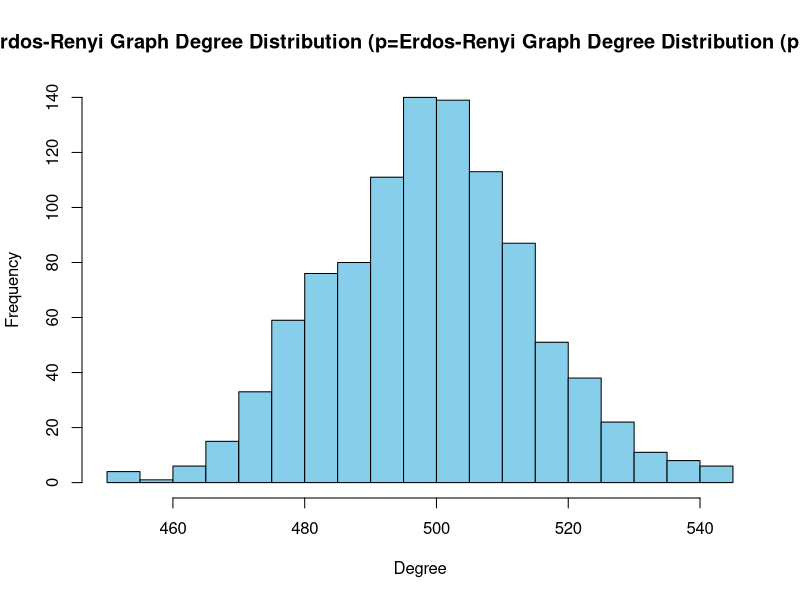
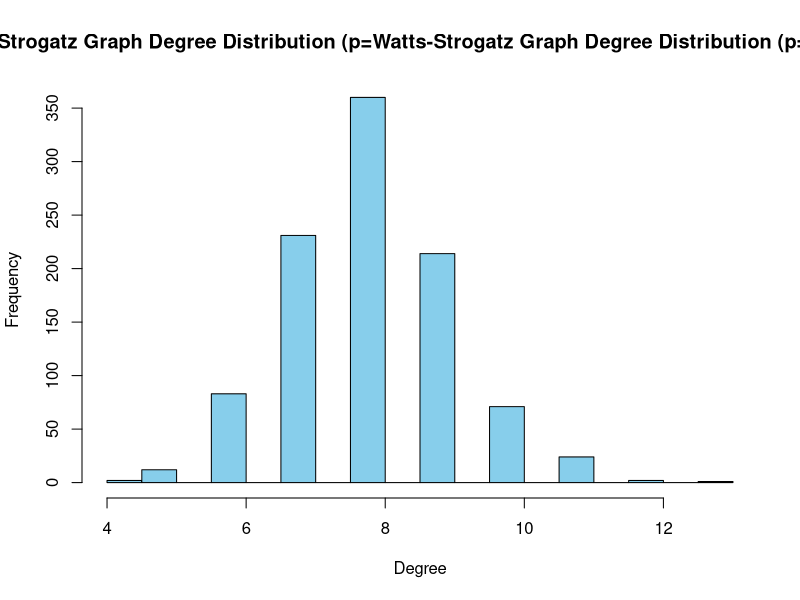
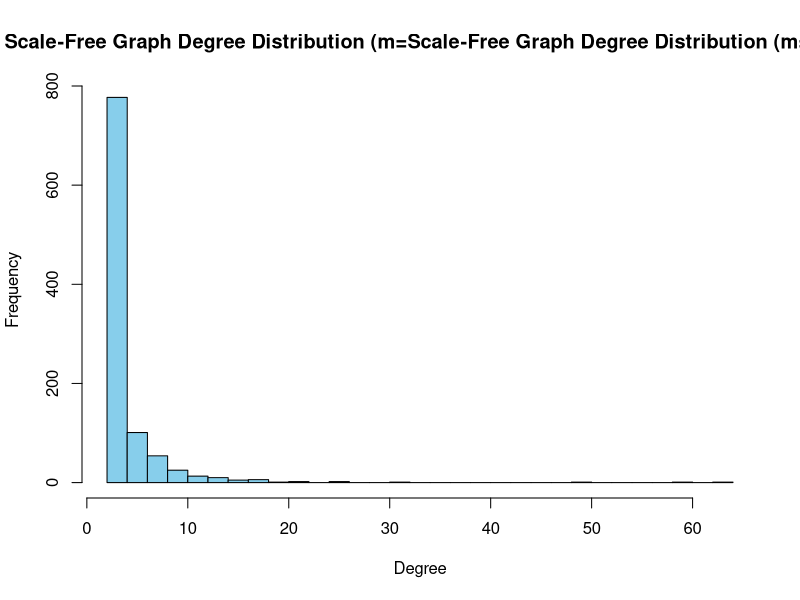
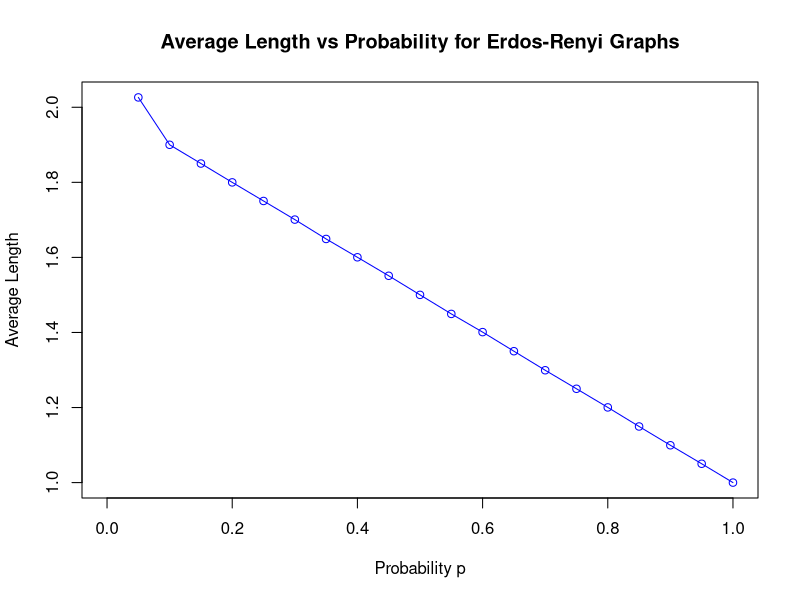
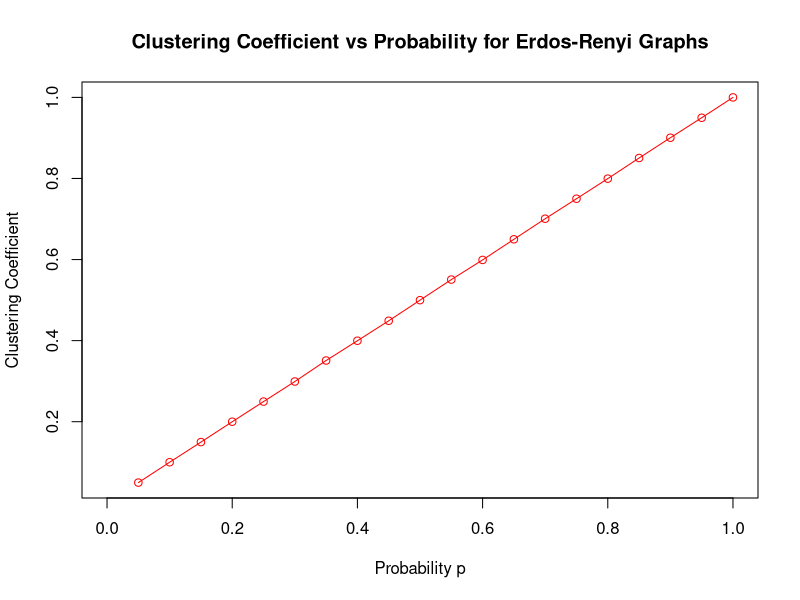

Write the R code that produced these figures, in order.
# R code for generating and analyzing random graphs

# 1. Load necessary libraries
library(igraph)

# 2. Functions to generate graphs
generate_erdos_renyi_graph <- function(n, p) {
  return(sample_gnp(n, p, directed = FALSE))
}

generate_watts_strogatz_graph <- function(n, m, p) {
  return(sample_smallworld(1, n, 2 * m, p))
}

generate_scale_free_graph <- function(n, m) {
  return(sample_pa(n, m = m, directed = FALSE))
}

# 3. Generate graphs
n <- 1000

# Erdös-Rényi graphs for p from 0 to 1 with step of 0.05
erdos_renyi_graphs <- lapply(seq(0, 1, by = 0.05), function(p) generate_erdos_renyi_graph(n, p))

# Watts-Strogatz small-world graph with p=0.1 and m=2
watts_strogatz_graph <- generate_watts_strogatz_graph(n, m = 2, p = 0.1)

# Scale-free graph with k=3 and m=2
scale_free_graph <- generate_scale_free_graph(n, m = 2)

plot_graph <- function(graph, title) {
  plot(graph, main = title, vertex.size = 3, vertex.label = NA, edge.arrow.size = 0.5)
}


#plot_graph(erdos_renyi_graphs[[11]], "Erdos-Renyi Graph (p=0.5)")
#plot_graph(watts_strogatz_graph, "Watts-Strogatz Graph (p=0.1, m=2)")
#plot_graph(scale_free_graph, "Scale-Free Graph (m=2)")


# 4. Plot degree distributions
plot_degree_distribution <- function(graph, title) {
  degrees <- degree(graph)
  # Remplacement des accents par des caractères sans accents
  title <- iconv(title, to = "ASCII//TRANSLIT")
  hist(degrees, breaks = 30, main = title, xlab = "Degree", ylab = "Frequency", col = "skyblue")
}

# Plotting degree distributions
plot_degree_distribution(erdos_renyi_graphs[[11]], "Erdos-Renyi Graph Degree Distribution (p=Erdös-Rényi Graph Degree Distribution (p=0.5))")
plot_degree_distribution(watts_strogatz_graph, "Watts-Strogatz Graph Degree Distribution (p=Watts-Strogatz Graph Degree Distribution (p=0.1, m=2))")
plot_degree_distribution(scale_free_graph, "Scale-Free Graph Degree Distribution (m=Scale-Free Graph Degree Distribution (m=2))")

# 5. Show that scale-free graph follows a power law distribution
degrees <- degree(scale_free_graph)
fit <- power.law.fit(degrees)
alpha <- fit$alpha
cat("Estimated alpha for scale-free graph:", alpha, "\n")

# 6. Calculate average length and clustering coefficient for Erdös-Rényi
calculate_average_length <- function(graph) {
  if (is.connected(graph)) {
    return(average.path.length(graph))
  } else {
    return(Inf)  # Graph is not connected
  }
}

calculate_clustering_coefficient <- function(graph) {
  return(transitivity(graph, type = "average"))
}

average_lengths <- sapply(erdos_renyi_graphs, calculate_average_length)
clustering_coefficients <- sapply(erdos_renyi_graphs, calculate_clustering_coefficient)

# Plot average length and clustering coefficient as a function of p
p_values <- seq(0, 1, by = 0.05)

plot(p_values, average_lengths, type = "o", col = "blue", xlab = "Probability p", ylab = "Average Length",
     main = "Average Length vs Probability for Erdos-Renyi Graphs")

plot(p_values, clustering_coefficients, type = "o", col = "red", xlab = "Probability p", ylab = "Clustering Coefficient",
     main = "Clustering Coefficient vs Probability for Erdos-Renyi Graphs")


# 7. Compute clustering coefficient, closeness, betweenness
analyze_graph <- function(graph, name) {
  clustering_coefficient <- transitivity(graph, type = "average")
  closeness <- closeness(graph)
  betweenness <- betweenness(graph)
  hubs <- head(sort(degree(graph), decreasing = TRUE), 5)
  cat("\n", name, "Analysis:\n")
  cat("Clustering Coefficient:", clustering_coefficient, "\n")
  cat("Top 5 Hubs:", hubs, "\n")
}

# Analyze graphs
analyze_graph(erdos_renyi_graphs[[11]], "Erdös-Rényi Graph (p=0.5)")
analyze_graph(watts_strogatz_graph, "Watts-Strogatz Graph (p=0.1, m=2)")
analyze_graph(scale_free_graph, "Scale-Free Graph (m=2)")
